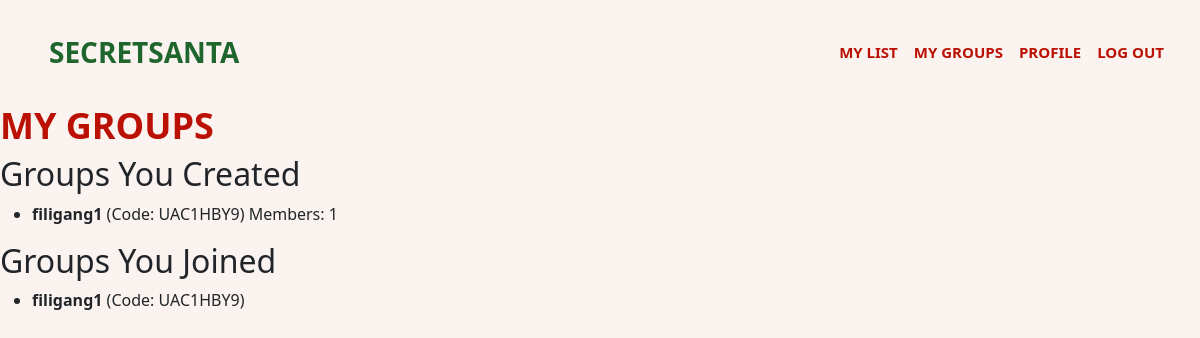
The app's page /my_groups/ (signed in), older data.
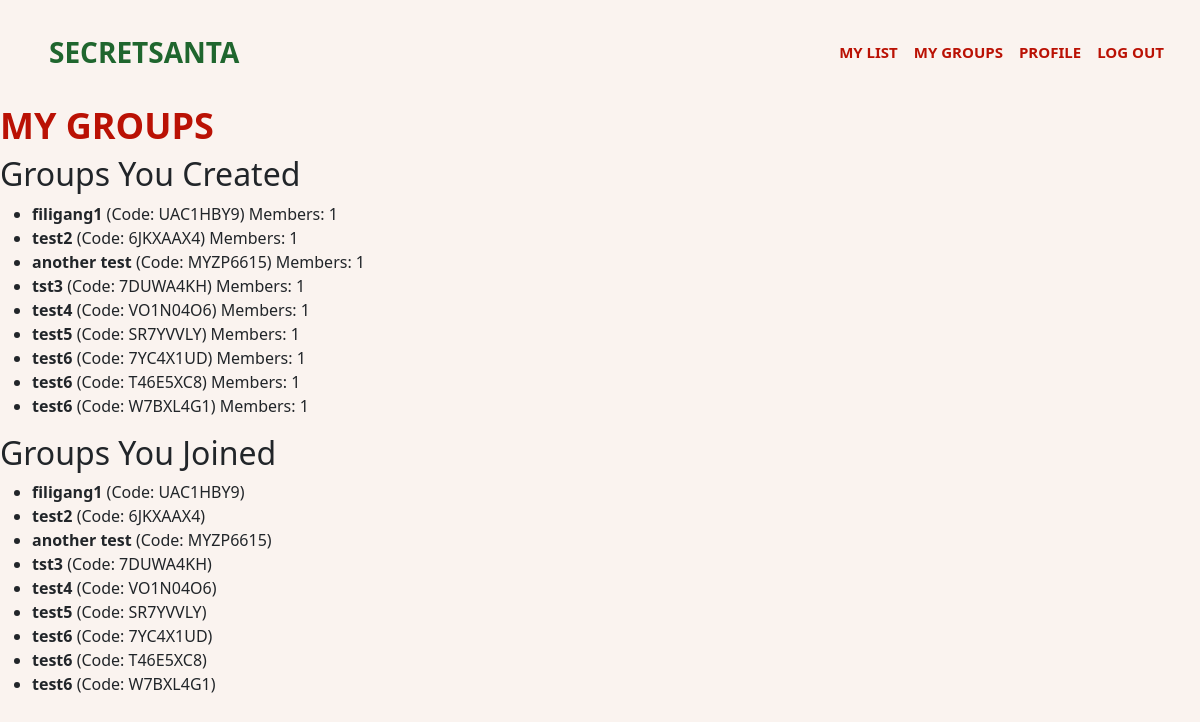
The same page, newer data.
### secretsanta/models.py (models this page shows)
class Group(models.Model):
    GROUP_TYPE_CHOICES = [
        ('family_friends', 'Family & Friends'),
        ('work', 'Work'),
    ]
    name = models.CharField(max_length=100, unique=False)  # Group name
    code = models.CharField(max_length=8, unique=True, blank=False)  # Random unique code
    group_type = models.CharField(max_length=20, choices=GROUP_TYPE_CHOICES, default='family_friends')
    admin = models.ForeignKey(User, related_name='admin_groups', on_delete=models.CASCADE)  # Admin who created the group

### secretsanta/views.py (the view)
# urls.py: path('my_groups/', views.my_groups, name='my_groups'),
@login_required
def my_groups(request):
    user = request.user
    created_groups = user.admin_groups.all()  # groups this user created
    member_groups = Group.objects.filter(memberships__user=user).distinct()
    return render(request, "my_groups.html", {"created_groups": created_groups, "member_groups": member_groups})

### secretsanta/templates/my_groups.html
{% extends 'logged_in_base.html' %}
{% block body %}
<h1>MY GROUPS</h1>
<h2>Groups You Created</h2>
<ul>
  {% for group in created_groups %}
    <li>
      <strong>{{ group.name }}</strong> (Code: {{ group.code }})
      Members: {{ group.memberships.count }}
    </li>
  {% empty %}
    <li>You haven’t created any groups yet.</li>
  {% endfor %}
</ul>
<h2>Groups You Joined</h2>
<ul>
  {% for group in member_groups %}
    <li>
      <strong>{{ group.name }}</strong> (Code: {{ group.code }})
    </li>
  {% empty %}
    <li>You haven’t joined any groups yet.</li>
  {% endfor %}
</ul>
{% endblock %}

### secretsanta/templates/logged_in_base.html (shortened to what this page needs)
{% load static %}
<!doctype html>
<html lang="en">
    <head>
        <link href="https://cdn.jsdelivr.net/npm/bootstrap@5.3.3/dist/css/bootstrap.min.css" rel="stylesheet">
        <link href="{% static 'base.css' %}" rel="stylesheet">
        <link href="{% static 'homepage.css' %}" rel="stylesheet">
        <link href="{% static 'buttons.css' %}" rel="stylesheet">
    </head>
    <body style="background-color: #FAF3EF;">
             <nav class="navbar px-4 py-4" style="background-color: #FAF3EF;">
            <div class="container-fluid d-flex justify-content-between align-items-center">
                <a href="{% url 'dashboard' %}" class="btn secretsanta-logo">SECRETSANTA</button>
                <div class="d-flex align-items-center gap-3">
                <a href="#" class="no-underline nav-btn">MY LIST</a>
                <a href="{% url 'my_groups' %}" class="no-underline nav-btn">MY GROUPS</a>
                <a href="#" class="no-underline nav-btn">PROFILE</a>
                <a href="{% url 'log_out' %}" class="no-underline nav-btn">LOG OUT</a>
                </div>
            </div>
        </nav>
        {% block body %}
        {% endblock %}
    </body>
</html>

### secretsanta/static/homepage.css (style rules this page uses)
h1 { font-size: 36px; font-weight: 600; color: #BA1104; }
.secretsanta-logo { color: #1F662E !important; font-weight: 800; font-size: 28px; }
a.no-underline { text-decoration: none; }

### secretsanta/static/buttons.css (style rules this page uses)
.nav-btn { color: #BA1104; font-size: 15px; font-weight: 600; }

Row changes from the older to the newer data that the page shows:
added Group: name "test2", code "6JKXAAX4", memberships.count "1"
added Group: name "another test", code "MYZP6615", memberships.count "1"
added Group: name "tst3", code "7DUWA4KH", memberships.count "1"
added Group: name "test4", code "VO1N04O6", memberships.count "1"
added Group: name "test5", code "SR7YVVLY", memberships.count "1"
added Group: name "test6", code "7YC4X1UD", memberships.count "1"
added Group: name "test6", code "T46E5XC8", memberships.count "1"
added Group: name "test6", code "W7BXL4G1", memberships.count "1"
